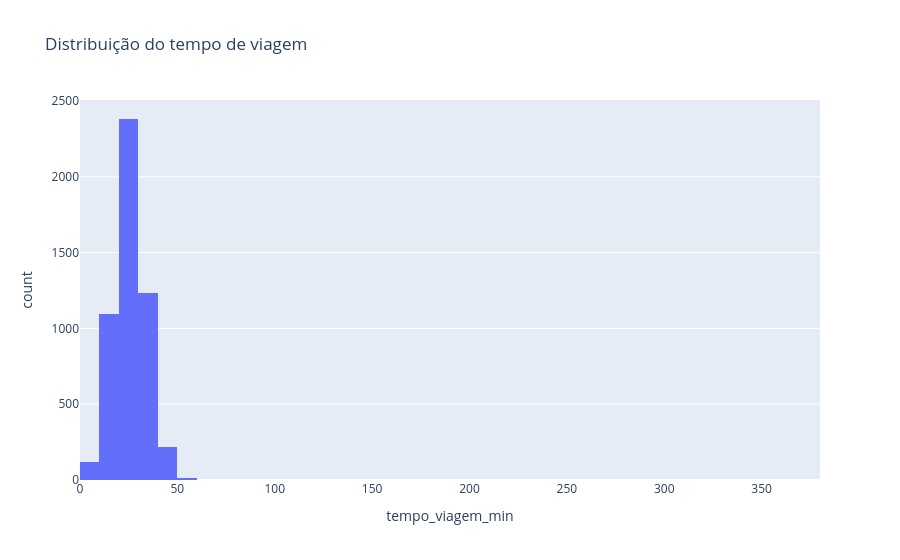

The code cell stored with this chart in its notebook:
### Code cell
fig = px.histogram(df, x="tempo_viagem_min", nbins=60, title="Distribuição do tempo de viagem")
fig.show()

### Figure 1 — Plotly figure (JSON) as saved in the notebook; plotly's stock layout.template omitted (floating-point values rounded to 4 significant figures; data arrays with more than 128 entries replaced by an {"elided": "..."} marker saying what was removed)
{"data": [{"bingroup": "x", "hovertemplate": "tempo_viagem_min=%{x}<br>count=%{y}<extra></extra>", "legendgroup": "", "marker": {"color": "#636efa", "pattern": {"shape": ""}}, "name": "", "nbinsx": 60, "orientation": "v", "showlegend": false, "type": "histogram", "x": {"elided": "5069 float values"}, "xaxis": "x", "yaxis": "y"}], "layout": {"barmode": "relative", "legend": {"tracegroupgap": 0}, "title": {"text": "Distribuição do tempo de viagem"}, "xaxis": {"anchor": "y", "domain": [0, 1], "title": {"text": "tempo_viagem_min"}}, "yaxis": {"anchor": "x", "domain": [0, 1], "title": {"text": "count"}}}}
